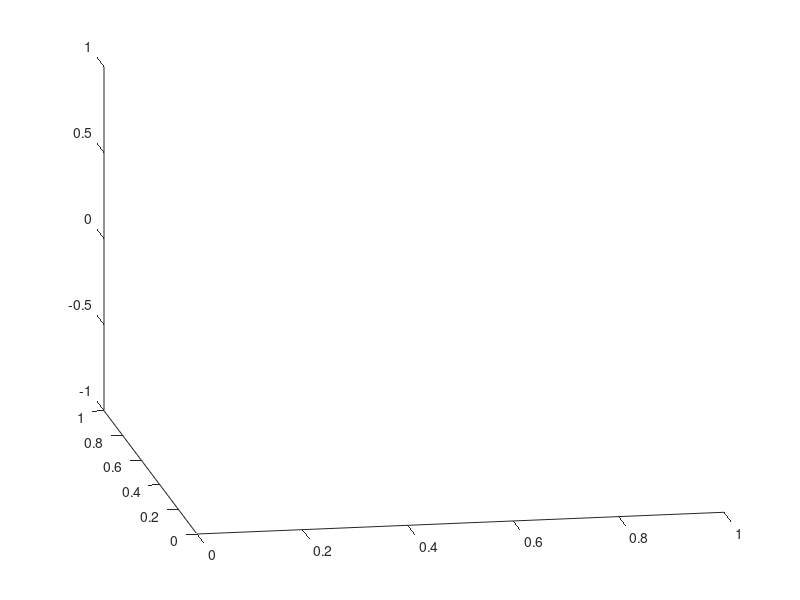

Source code (MATLAB):

% Run heading to addpath and load networks
%{
open DesignTargets.m
%}

%% Check global EA resuls

% % EAg, non-weighted loss
% result_file = 'subI4FlipX_EAg_pop2000.mat';
% csv_Optim = 'outs-Nocut2_subI4FlipX_EAconvRN22_pop2000.csv';

% EAg, weighted loss 2
result_file = 'subI4FlipX_EAgwtl2_pop2000.mat';
csv_Optim = 'outs-Nocut2_subI4FlipX_EAconvRN22_pop2000_wtloss2.csv';

% Go to Result_Check.m
%{
open Result_Check.m
%}

% Shape view
view(-10,20);

%% run subdomain GA
% open GA_subspace.m

%% Check subdomain EA results

% % subdomain EA 1
% load subI4FlipX_EAg_EAsub1disp_pop2000.mat
% csv_gaOptim = 'outs-Nocut2_subI4FlipX_EAg_EAsub1disp_pop2000.csv';

% subdomain EA 1
result_file = 'subI4FlipX_EAgwtl2_EAsub1disp_pop2000.mat';
csv_Optim = 'outs-Nocut2_subI4FlipX_EAgwtl2_EAsub1disp_pop2000.csv';

% subdomain EA 2
result_file = 'subI4FlipX_EAgwtl2_EAsub2disp_pop2000.mat';
csv_Optim = 'outs-Nocut2_subI4FlipX_EAgwtl2_EAsub2disp_pop2000.csv';

% Go to Result_Check.m
%{
open Result_Check.m
%}

% Shape view
view(-10,20);

